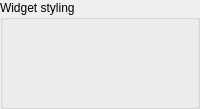
             <widget class="QGroupBox" name="widgetStyle">
              <property name="sizePolicy">
               <sizepolicy hsizetype="Preferred" vsizetype="Preferred">
                <horstretch>0</horstretch>
                <verstretch>0</verstretch>
               </sizepolicy>
              </property>
              <property name="maximumSize">
               <size>
                <width>16777215</width>
                <height>16777215</height>
               </size>
              </property>
              <property name="title">
               <string>Widget styling</string>
              </property>
              <property name="flat">
               <bool>true</bool>
              </property>
              <layout class="QVBoxLayout" name="verticalLayout_10">
               <item>
                <widget class="gui::CollapsibleWidget" name="normalGroup">
                 <property name="sizePolicy">
                  <sizepolicy hsizetype="Preferred" vsizetype="Preferred">
                   <horstretch>0</horstretch>
                   <verstretch>0</verstretch>
                  </sizepolicy>
                 </property>
                 <property name="collapsed" stdset="0">
                  <bool>true</bool>
                 </property>
                 <property name="text" stdset="0">
                  <string>normal</string>
                 </property>
                 <widget class="QWidget" name="page">
                  <layout class="QVBoxLayout" name="verticalLayout_16">
                   <item>
                    <widget class="gui::WidgetStyleWidget" name="widgetNormal">
                     <property name="sizePolicy">
                      <sizepolicy hsizetype="Preferred" vsizetype="Preferred">
                       <horstretch>0</horstretch>
                       <verstretch>0</verstretch>
                      </sizepolicy>
                     </property>
                     <property name="minimumSize">
                      <size>
                       <width>0</width>
                       <height>0</height>
                      </size>
                     </property>
                    </widget>
                   </item>
                  </layout>
                 </widget>
                </widget>
               </item>
               <item>
                <widget class="gui::CollapsibleWidget" name="disabledGroup">
                 <property name="sizePolicy">
                  <sizepolicy hsizetype="Preferred" vsizetype="Preferred">
                   <horstretch>0</horstretch>
                   <verstretch>0</verstretch>
                  </sizepolicy>
                 </property>
                 <property name="collapsed" stdset="0">
                  <bool>true</bool>
                 </property>
                 <property name="text" stdset="0">
                  <string>disabled</string>
                 </property>
                 <widget class="QWidget" name="page_2">
                  <layout class="QVBoxLayout" name="verticalLayout">
                   <item>
                    <widget class="gui::WidgetStyleWidget" name="widgetDisabled">
                     <property name="sizePolicy">
                      <sizepolicy hsizetype="Preferred" vsizetype="Preferred">
                       <horstretch>0</horstretch>
                       <verstretch>0</verstretch>
                      </sizepolicy>
                     </property>
                     <property name="minimumSize">
                      <size>
                       <width>0</width>
                       <height>0</height>
                      </size>
                     </property>
                    </widget>
                   </item>
                  </layout>
                 </widget>
                </widget>
               </item>
               <item>
                <widget class="gui::CollapsibleWidget" name="mouseOverGroup">
                 <property name="sizePolicy">
                  <sizepolicy hsizetype="Preferred" vsizetype="Preferred">
                   <horstretch>0</horstretch>
                   <verstretch>0</verstretch>
                  </sizepolicy>
                 </property>
                 <property name="collapsed" stdset="0">
                  <bool>true</bool>
                 </property>
                 <property name="text" stdset="0">
                  <string>mouse-over</string>
                 </property>
                 <widget class="QWidget" name="page_3">
                  <layout class="QVBoxLayout" name="verticalLayout_11">
                   <item>
                    <widget class="gui::WidgetStyleWidget" name="widgetMoused">
                     <property name="sizePolicy">
                      <sizepolicy hsizetype="Preferred" vsizetype="Preferred">
                       <horstretch>0</horstretch>
                       <verstretch>0</verstretch>
                      </sizepolicy>
                     </property>
                     <property name="minimumSize">
                      <size>
                       <width>0</width>
                       <height>0</height>
                      </size>
                     </property>
                    </widget>
                   </item>
                  </layout>
                 </widget>
                </widget>
               </item>
               <item>
                <widget class="gui::CollapsibleWidget" name="pressedGroup">
                 <property name="sizePolicy">
                  <sizepolicy hsizetype="Preferred" vsizetype="Preferred">
                   <horstretch>0</horstretch>
                   <verstretch>0</verstretch>
                  </sizepolicy>
                 </property>
                 <property name="collapsed" stdset="0">
                  <bool>true</bool>
                 </property>
                 <property name="text" stdset="0">
                  <string>pressed</string>
                 </property>
                 <widget class="QWidget" name="page_4">
                  <layout class="QVBoxLayout" name="verticalLayout_12">
                   <item>
                    <widget class="gui::WidgetStyleWidget" name="widgetPressed">
                     <property name="sizePolicy">
                      <sizepolicy hsizetype="Preferred" vsizetype="Preferred">
                       <horstretch>0</horstretch>
                       <verstretch>0</verstretch>
                      </sizepolicy>
                     </property>
                     <property name="minimumSize">
                      <size>
                       <width>0</width>
                       <height>0</height>
                      </size>
                     </property>
                    </widget>
                   </item>
                  </layout>
                 </widget>
                </widget>
               </item>
               <item>
                <widget class="gui::CollapsibleWidget" name="focusedGroup">
                 <property name="sizePolicy">
                  <sizepolicy hsizetype="Preferred" vsizetype="Preferred">
                   <horstretch>0</horstretch>
                   <verstretch>0</verstretch>
                  </sizepolicy>
                 </property>
                 <property name="collapsed" stdset="0">
                  <bool>true</bool>
                 </property>
                 <property name="text" stdset="0">
                  <string>focused</string>
                 </property>
                 <widget class="QWidget" name="page_5">
                  <layout class="QVBoxLayout" name="verticalLayout_13">
                   <item>
                    <widget class="gui::WidgetStyleWidget" name="widgetFocused">
                     <property name="sizePolicy">
                      <sizepolicy hsizetype="Preferred" vsizetype="Preferred">
                       <horstretch>0</horstretch>
                       <verstretch>0</verstretch>
                      </sizepolicy>
                     </property>
                     <property name="minimumSize">
                      <size>
                       <width>0</width>
                       <height>0</height>
                      </size>
                     </property>
                    </widget>
                   </item>
                  </layout>
                 </widget>
                </widget>
               </item>
               <item>
                <spacer name="verticalSpacer_2">
                 <property name="orientation">
                  <enum>Qt::Vertical</enum>
                 </property>
                 <property name="sizeHint" stdset="0">
                  <size>
                   <width>20</width>
                   <height>40</height>
                  </size>
                 </property>
                </spacer>
               </item>
              </layout>
             </widget>
